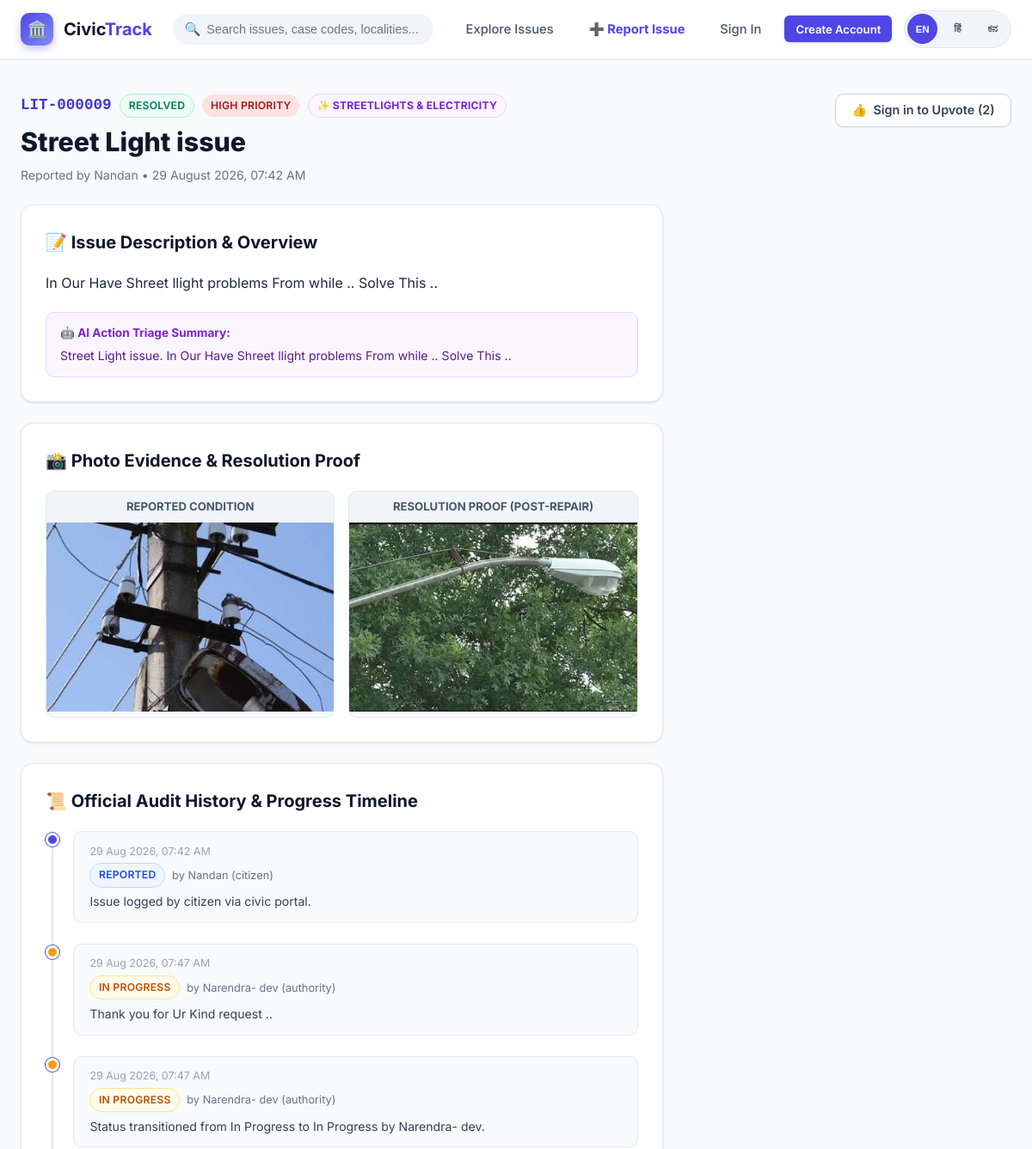
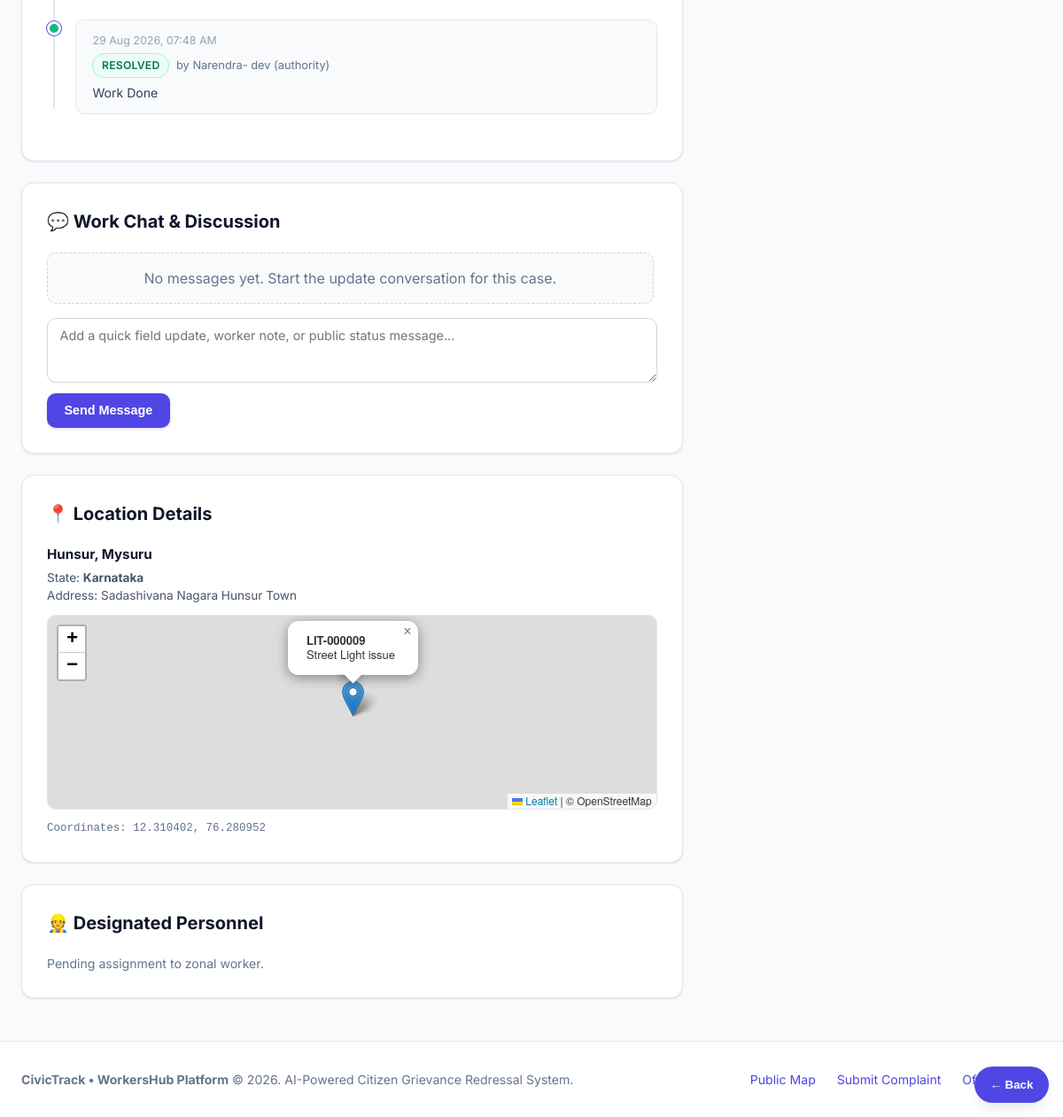
Page /issue/9 on the committed database (2 pictures, top to bottom).
### models.py (models this page shows, shortened)
class Issue(db.Model):
    __tablename__ = "issues"
    id = db.Column(db.Integer, primary_key=True)
    case_code = db.Column(db.String(24), unique=True, nullable=False, index=True)  # e.g. LIT-000142
    reporter_id = db.Column(db.Integer, db.ForeignKey("users.id"), nullable=False)
    assigned_to_id = db.Column(db.Integer, db.ForeignKey("users.id"), nullable=True)
    title = db.Column(db.String(200), nullable=False)
    description = db.Column(db.Text, nullable=False)
    category = db.Column(db.String(80), nullable=False, index=True)
    priority = db.Column(db.String(20), nullable=False, default="Medium")  # Low, Medium, High, Urgent
    state = db.Column(db.String(100), nullable=False, index=True)
    district = db.Column(db.String(100), nullable=False, index=True)
    city_town = db.Column(db.String(120), nullable=False, index=True)
    locality_address = db.Column(db.String(255), nullable=True)
    latitude = db.Column(db.Float, nullable=False)
    longitude = db.Column(db.Float, nullable=False)
    photo_filename = db.Column(db.String(255), nullable=True)
    resolution_photo_filename = db.Column(db.String(255), nullable=True)
    status = db.Column(db.String(30), nullable=False, default="Reported", index=True)
    upvote_count = db.Column(db.Integer, nullable=False, default=0)
    ai_suggested_category = db.Column(db.String(80), nullable=True)
    ai_confidence = db.Column(db.Float, nullable=True)
    ai_urgency_score = db.Column(db.Float, nullable=True)
    ai_summary = db.Column(db.String(255), nullable=True)
    created_at = db.Column(db.DateTime, default=datetime.utcnow, index=True)
    updated_at = db.Column(db.DateTime, default=datetime.utcnow, onupdate=datetime.utcnow)
    resolved_at = db.Column(db.DateTime, nullable=True)
    upvotes = db.relationship("Upvote", backref="issue", lazy="dynamic", cascade="all, delete-orphan")
    history = db.relationship("StatusHistory", backref="issue", lazy="dynamic",
                              cascade="all, delete-orphan", order_by="StatusHistory.created_at.asc()")
    comments = db.relationship("IssueComment", backref="issue", lazy="dynamic",
                              cascade="all, delete-orphan", order_by="IssueComment.created_at.asc()")
    assignments = db.relationship("IssueAssignment", backref="issue", lazy="dynamic",
                                  cascade="all, delete-orphan", order_by="IssueAssignment.assigned_at.asc()")
    chat_messages = db.relationship("ChatMessage", backref="issue", lazy="dynamic",
                                    cascade="all, delete-orphan", order_by="ChatMessage.created_at.asc()")

class User(UserMixin, db.Model):
    __tablename__ = "users"
    id = db.Column(db.Integer, primary_key=True)
    name = db.Column(db.String(120), nullable=False)
    email = db.Column(db.String(160), unique=True, nullable=False, index=True)
    password_hash = db.Column(db.String(255), nullable=False)
    role = db.Column(db.String(20), nullable=False, default="citizen")  # citizen | authority | worker | admin
    phone = db.Column(db.String(20), nullable=True)
    state = db.Column(db.String(100), nullable=True)
    district = db.Column(db.String(100), nullable=True)
    city_town = db.Column(db.String(120), nullable=True)
    department = db.Column(db.String(100), nullable=True)  # For authority/worker: e.g. Roads, Sanitation
    profile_photo = db.Column(db.String(255), nullable=True)
    is_verified = db.Column(db.Boolean, nullable=False, default=False)
    created_at = db.Column(db.DateTime, default=datetime.utcnow)
    reported_issues = db.relationship("Issue", backref="reporter", lazy="dynamic",
                                      foreign_keys="Issue.reporter_id")
    assigned_issues = db.relationship("Issue", backref="assignee", lazy="dynamic",
                                      foreign_keys="Issue.assigned_to_id")
    assignments = db.relationship("IssueAssignment", backref="user", lazy="dynamic",
                                  foreign_keys="IssueAssignment.user_id", cascade="all, delete-orphan")
    chat_messages = db.relationship("ChatMessage", backref="sender", lazy="dynamic",
                                    foreign_keys="ChatMessage.user_id", cascade="all, delete-orphan")
    upvotes = db.relationship("Upvote", backref="user", lazy="dynamic", cascade="all, delete-orphan")
    notifications = db.relationship("Notification", backref="user", lazy="dynamic", cascade="all, delete-orphan")

class StatusHistory(db.Model):
    __tablename__ = "status_history"
    id = db.Column(db.Integer, primary_key=True)
    issue_id = db.Column(db.Integer, db.ForeignKey("issues.id"), nullable=False)
    old_status = db.Column(db.String(30), nullable=True)
    new_status = db.Column(db.String(30), nullable=False)
    note = db.Column(db.Text, nullable=True)
    proof_photo = db.Column(db.String(255), nullable=True)
    changed_by_id = db.Column(db.Integer, db.ForeignKey("users.id"), nullable=True)
    created_at = db.Column(db.DateTime, default=datetime.utcnow)
    changed_by = db.relationship("User")

### app.py (the view)
@app.route("/issue/<int:issue_id>")
def issue_detail(issue_id):
    issue = Issue.query.get_or_404(issue_id)
    if current_user.is_authenticated and not can_view_issue_for_user(current_user, issue):
        abort(403)
    already_upvoted = False
    if current_user.is_authenticated:
        already_upvoted = (
            Upvote.query.filter_by(issue_id=issue.id, user_id=current_user.id).first() is not None
        )
    comments = issue.comments.order_by(IssueComment.created_at.asc()).all()
    nearby_issues = (
        Issue.query.filter(
            Issue.id != issue.id,
            Issue.city_town == issue.city_town,
            Issue.status.notin_(["Resolved", "Rejected"])
        )
        .order_by(Issue.created_at.desc())
        .limit(4)
        .all()
    )
    assignments=issue.assignments.filter(IssueAssignment.status.notin_(["declined","cancelled"])).all()
    staff=[]
    can_manage_case=False
    if current_user.is_authenticated and current_user.is_admin:
        can_manage_case=True
        staff=eligible_staff_query().filter(User.state==issue.state,User.district==issue.district,User.city_town==issue.city_town).order_by(User.role,User.name).all()
    elif current_user.is_authenticated and current_user.role == "authority" and current_user.is_verified and same_location(current_user, issue):
        can_manage_case=True
        staff=eligible_staff_query().filter(User.state==issue.state,User.district==issue.district,User.city_town==issue.city_town).order_by(User.role,User.name).all()
    return render_template(
        "issue_detail.html",
        issue=issue,
        already_upvoted=already_upvoted,
        nearby_issues=nearby_issues,
        workers=staff,
        assignments=assignments,
        can_chat=can_chat_on_issue(issue) if current_user.is_authenticated else False,
        comments=comments,
        can_manage_case=can_manage_case,
    )

### app.py (called while the page is built)
@app.context_processor
def inject_global_data():
    unread_notifications_count = 0
    if current_user.is_authenticated:
        unread_notifications_count = Notification.query.filter_by(
            user_id=current_user.id, is_read=False
        ).count()
    return {
        "unread_notifications_count": unread_notifications_count,
        "CATEGORIES": Config.CATEGORIES,
        "STATUSES": Config.STATUSES,
        "PRIORITIES": Config.PRIORITIES,
        "current_year": datetime.utcnow().year,
    }

### templates/issue_detail.html (shortened to what this page needs)
{% extends "base.html" %}
{% block content %}
<div style="display: flex; justify-content: space-between; align-items: flex-start; margin-bottom: 1.5rem; flex-wrap: wrap; gap: 1rem;">
  <div>
    <div style="display: flex; align-items: center; gap: 0.6rem; margin-bottom: 0.4rem;">
      <span style="font-family: monospace; font-size: 1.1rem; font-weight: 800; color: var(--primary-700);">{{ issue.case_code }}</span>
      <span class="badge badge-{{ issue.status | lower | replace(' ', '') }}">{{ issue.status }}</span>
      <span class="badge badge-priority-{{ issue.priority | lower }}">{{ issue.priority }} Priority</span>
      <span class="badge badge-ai">✨ {{ issue.category }}</span>
    </div>
    <h1 style="font-size: 1.9rem; font-weight: 800; color: var(--slate-900);">{{ issue.title }}</h1>
    <p style="color: var(--slate-500); font-size: 0.88rem; margin-top: 0.25rem;">
      Reported by {{ issue.reporter.name }} &bull; {{ issue.created_at.strftime('%d %B %Y, %I:%M %p') }}
    </p>
  </div>
  <div style="display: flex; gap: 0.75rem; align-items: center;">
    {% if current_user.is_authenticated and current_user.role == 'citizen' and issue.status != 'Resolved' %}
      <form action="{{ url_for('upvote_issue', issue_id=issue.id) }}" method="POST">
        <button type="submit" class="btn {% if already_upvoted %}btn-secondary{% else %}btn-primary{% endif %}">
          <span>👍</span>
          <span>{% if already_upvoted %}Upvoted{% else %}Upvote Case{% endif %} ({{ issue.upvote_count }})</span>
        </button>
      </form>
    {% else %}
      <a href="{{ url_for('login') }}" class="btn btn-secondary">
        <span>👍</span>
        <span>Sign in to Upvote ({{ issue.upvote_count }})</span>
      </a>
    {% endif %}
  </div>
</div>
<div class="detail-grid">
  <div>
    <div class="card" style="margin-bottom: 1.5rem;">
      <h3 class="card-title">📝 Issue Description & Overview</h3>
      <p style="font-size: 1rem; color: var(--slate-800); line-height: 1.6; white-space: pre-line;">{{ issue.description }}</p>
      {% if issue.ai_summary %}
        <div style="margin-top: 1.25rem; background: var(--ai-purple-bg); border: 1px solid var(--ai-purple-border); border-radius: var(--radius-md); padding: 0.85rem 1rem;">
          <strong style="color: var(--ai-purple-text); font-size: 0.85rem; display: block; margin-bottom: 0.2rem;">
            🤖 AI Action Triage Summary:
          </strong>
          <span style="color: #581c87; font-size: 0.88rem;">{{ issue.ai_summary }}</span>
        </div>
      {% endif %}
    </div>
    <div class="card" style="margin-bottom: 1.5rem;">
      <h3 class="card-title">📸 Photo Evidence & Resolution Proof</h3>
      <div class="comparison-grid">
        <div class="comparison-box">
          <div class="comparison-label">Reported Condition</div>
          {% if issue.photo_filename %}
            <img src="{{ url_for('static', filename='uploads/' + issue.photo_filename) }}" alt="Reported Photo">
          {% else %}
            <div style="height: 220px; display: flex; align-items: center; justify-content: center; color: var(--slate-400);">
              No photo uploaded during report
            </div>
          {% endif %}
        </div>
        <div class="comparison-box">
          <div class="comparison-label">Resolution Proof (Post-Repair)</div>
          {% if issue.resolution_photo_filename %}
            <img src="{{ url_for('static', filename='uploads/' + issue.resolution_photo_filename) }}" alt="Resolution Proof">
          {% else %}
            <div style="height: 220px; display: flex; flex-direction: column; align-items: center; justify-content: center; color: var(--slate-400); background: var(--slate-50); padding: 1rem;">
              <span>⏳ Awaiting resolution proof photo from field repair team</span>
            </div>
          {% endif %}
        </div>
      </div>
    </div>
    <div class="card" style="margin-bottom: 1.5rem;">
      <h3 class="card-title">📜 Official Audit History & Progress Timeline</h3>
      <ul class="timeline">
        {% for h in issue.history.all() %}
          <li class="timeline-item">
            <div class="timeline-dot" style="background: {% if h.new_status == 'Resolved' %}var(--success-solid){% elif h.new_status == 'In Progress' %}var(--warning-solid){% else %}var(--primary-600){% endif %};"></div>
            <div class="timeline-content">
              <div class="timeline-date">{{ h.created_at.strftime('%d %b %Y, %I:%M %p') }}</div>
              <div style="display: flex; align-items: center; gap: 0.5rem; margin-bottom: 0.25rem;">
                <span class="badge badge-{{ h.new_status | lower | replace(' ', '') }}">{{ h.new_status }}</span>
                {% if h.changed_by %}
                  <span style="font-size: 0.8rem; color: var(--slate-500);">by {{ h.changed_by.name }} ({{ h.changed_by.role }})</span>
                {% endif %}
              </div>
              <p style="font-size: 0.88rem; color: var(--slate-700); margin-top: 0.35rem;">
                {{ h.note }}
              </p>
            </div>
          </li>
        {% endfor %}
      </ul>
    </div>
    <div class="card" style="margin-bottom: 1.5rem;">
      <h3 class="card-title">💬 Work Chat & Discussion</h3>
      <div class="chat-thread" style="display: flex; flex-direction: column; gap: 0.75rem; max-height: 260px; overflow-y: auto; margin-bottom: 1rem; padding-right: 0.25rem;">
        {% if comments %}
          {% for comment in comments %}
            <div class="chat-bubble {% if comment.user_id == current_user.id %}chat-bubble-self{% endif %}">
              <div style="display: flex; justify-content: space-between; align-items: center; gap: 0.5rem; margin-bottom: 0.25rem;">
                <strong style="font-size: 0.78rem; color: var(--slate-800);">{{ comment.user.name if comment.user else 'System' }}</strong>
                <span style="font-size: 0.68rem; color: var(--slate-500);">{{ comment.created_at.strftime('%d %b %Y, %I:%M %p') }}</span>
              </div>
              <div style="font-size: 0.88rem; color: var(--slate-700); white-space: pre-line;">{{ comment.message }}</div>
            </div>
          {% endfor %}
        {% else %}
          <div style="padding: 1rem; border: 1px dashed var(--border-strong); border-radius: var(--radius-md); color: var(--slate-500); text-align: center; background: var(--slate-50);">
            No messages yet. Start the update conversation for this case.
          </div>
        {% endif %}
      </div>
      <form action="{{ url_for('issue_comment', issue_id=issue.id) }}" method="POST">
        <div class="form-group" style="margin-bottom: 0.75rem;">
          <textarea name="message" class="form-control" rows="3" placeholder="Add a quick field update, worker note, or public status message..." required></textarea>
        </div>
        <button type="submit" class="btn btn-primary">Send Message</button>
      </form>
    </div>
  <div>
    <div class="card" style="margin-bottom: 1.5rem;">
      <h3 class="card-title">📍 Location Details</h3>
      <div style="font-size: 0.95rem; font-weight: 700; color: var(--slate-900); margin-bottom: 0.25rem;">
        {{ issue.city_town }}, {{ issue.district }}
      </div>
      <div style="font-size: 0.85rem; color: var(--slate-600); margin-bottom: 0.75rem;">
        State: <strong>{{ issue.state }}</strong>
        {% if issue.locality_address %}<br>Address: {{ issue.locality_address }}{% endif %}
      </div>
      <div id="detail-mini-map" style="height: 220px; width: 100%; border-radius: var(--radius-md); border: 1px solid var(--border-subtle); margin-bottom: 0.75rem;"></div>
      <div style="font-size: 0.78rem; color: var(--slate-500); font-family: monospace;">
        Coordinates: {{ issue.latitude }}, {{ issue.longitude }}
      </div>
    </div>
    <div class="card" style="margin-bottom: 1.5rem;">
      <h3 class="card-title">👷 Designated Personnel</h3>
      {% if issue.assignee %}
        <div style="display: flex; align-items: center; gap: 0.75rem;">
          <div class="user-avatar" style="width: 40px; height: 40px; font-size: 1.1rem;">
            {{ issue.assignee.name[0] | upper }}
          </div>
          <div>
            <strong style="color: var(--slate-900); font-size: 0.95rem; display: block;">{{ issue.assignee.name }}</strong>
            <span style="font-size: 0.82rem; color: var(--slate-500);">{{ issue.assignee.department or 'Field Worker' }}</span>
          </div>
        </div>
      {% else %}
        <p style="font-size: 0.88rem; color: var(--slate-500);">
          Pending assignment to zonal worker.
        </p>
      {% endif %}
    </div>
  </div>
</div>
{% endblock %}

### rows in the picture
Issue: case_code "LIT-000009", status "RESOLVED", priority "HIGH", category "STREETLIGHTS & ELECTRICITY", title "Street Light issue", created_at "29 August 2026, 07:42 AM", upvote_count "2", description "In Our Have Shreet llight problems From while .. Solve This ..", ai_summary "Street Light issue. In Our Have Shreet llight problems From while .. Solve This ..", photo_filename (picture), resolution_photo_filename (picture), city_town "Hunsur", district "Mysuru", state "Karnataka", locality_address "Sadashivana Nagara Hunsur Town", latitude "12.310402", longitude "76.280952"
User: reporter.name "Nandan"
StatusHistory: created_at "29 Aug 2026, 07:42 AM", new_status "REPORTED", changed_by.name "Nandan", changed_by.role "citizen", note "Issue logged by citizen via civic portal."
StatusHistory: created_at "29 Aug 2026, 07:47 AM", new_status "IN PROGRESS", changed_by.name "Narendra- dev", changed_by.role "authority", note "Thank you for Ur Kind request .."
StatusHistory: created_at "29 Aug 2026, 07:47 AM", new_status "IN PROGRESS", changed_by.name "Narendra- dev", changed_by.role "authority", note "Status transitioned from In Progress to In Progress by Narendra- dev."
StatusHistory: created_at "29 Aug 2026, 07:48 AM", new_status "RESOLVED", changed_by.name "Narendra- dev", changed_by.role "authority", note "Work Done"
